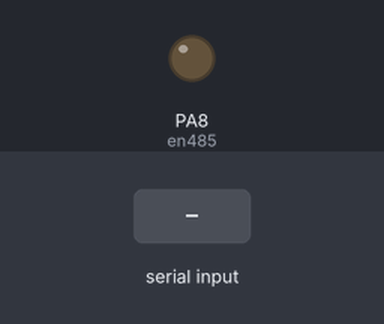
The sketch below on a simulated STM32 Blue Pill. Parts: output pins drawn as LEDs (lit = HIGH). Inputs (shaded band) come from the test bench. What the sketch prints to the serial monitor is not drawn.

Above: at 1.8 s.
1.9 s: "gui\n" received over Serial
3.5 s: "gui\n" received over the second serial link
5.0 s: "1\n" received over Serial
Timing chart, 0 to 8.0 s (numbered marks = the images above; inputs shaded):
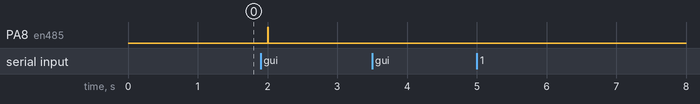

The sketch:

485withPC.ino
```cpp
#include <SoftwareSerial.h>
#define en485 PA8
SoftwareSerial serial485(PA10, PA9);
String inputString;
void setup() {
  Serial.begin(9600);
  serial485.begin(9600);
  serial485.setTimeout(200);
  pinMode(en485, OUTPUT);
  digitalWrite(en485, 0);

}

void loop() {
  if (inputString == "gui") {
    Serial.println("gui du lieu");
    byte request[] = {0x05, 0x03, 0x26, 0x00, 0x00, 0x06, 0xCF, 0x04}; //Disen
    digitalWrite(en485, 1);
    delay(5);
    serial485.write(request, sizeof(request)); // Gửi dữ liệu đi
    delay(5);
    inputString = "";
    digitalWrite(en485, 0);
  }
  while (serial485.available()) {
    Serial.print("Response: ");
    for (int j = 0; j < 30; j++) {
      Serial.print(serial485.read());
      Serial.print(" ");
    }
    Serial.println();
    Serial.println("////// ");
  }
  delay(500); // Chờ 1 giây trước khi gửi yêu cầu tiếp theo
}


void serialEvent() {
  inputString = "";
  while (Serial.available()) {
    char inChar = (char)Serial.read();
    if (inChar != '\n' && inChar != ' ' && inChar != '\r') {
      inputString += inChar;
    }
  }
  Serial.println(inputString);
}
```

Measured:
- after the input at 1.9 s, PA8 (en485): LOW → HIGH after 0.10 s, → LOW 0.01 s later
- after the input at 3.5 s, every drawn part: stays the same
- after the input at 5.0 s, every drawn part: stays the same
